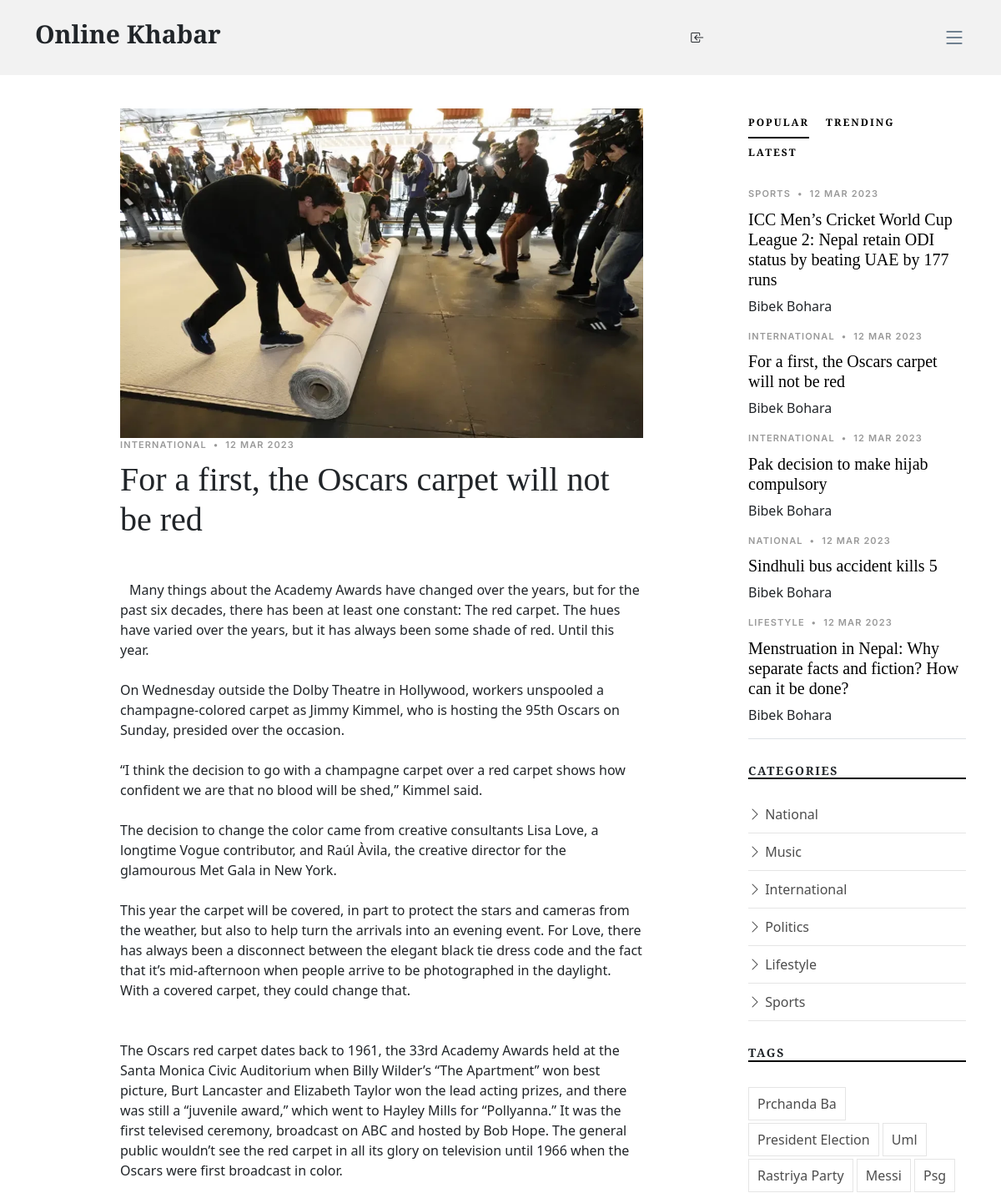
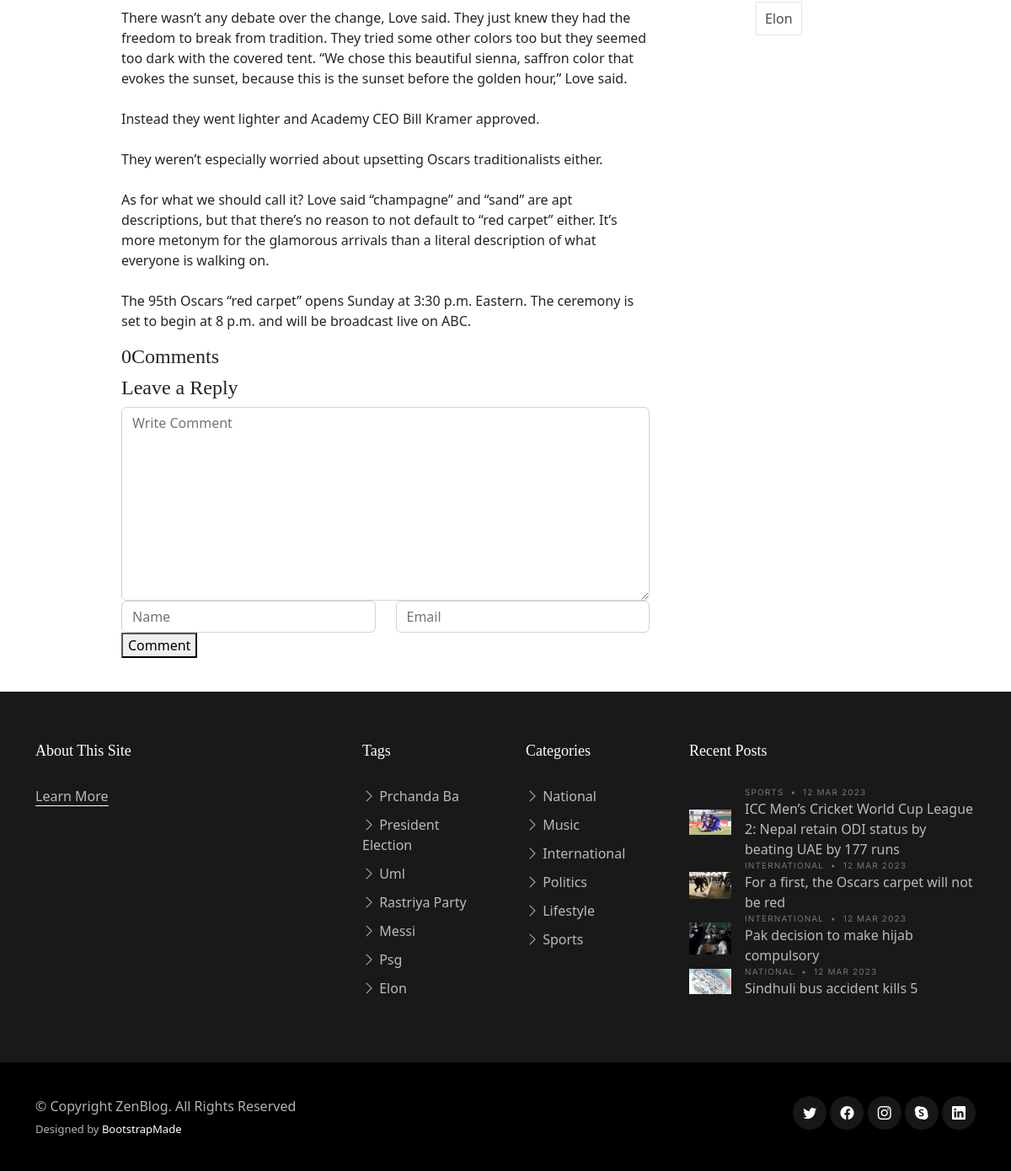
Page /post-detail/19/ on the earlier database version (2 pictures, top to bottom).
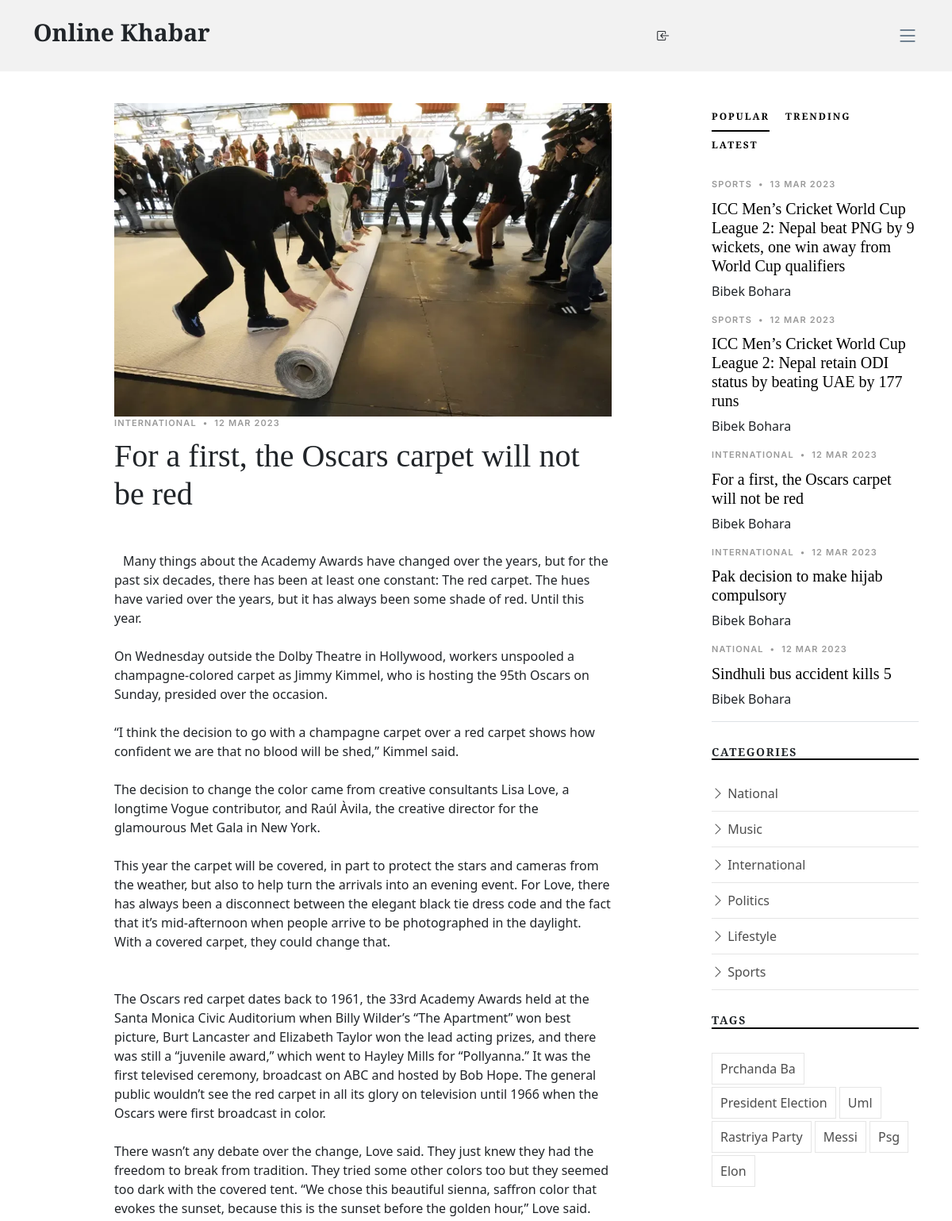
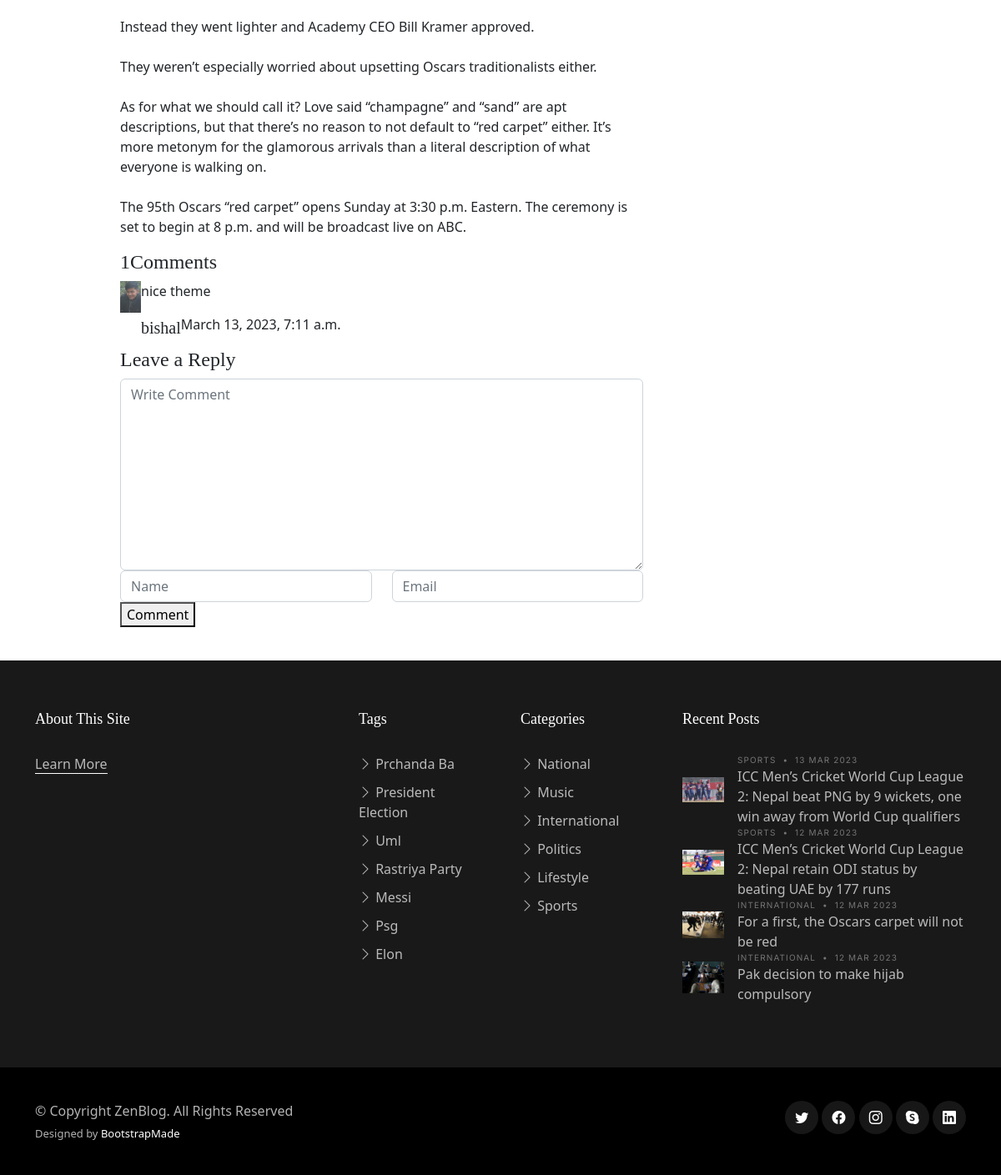
Same page on the later database version (2 pictures, top to bottom).
### newspaper_blog/models.py (models this page shows, shortened)
class TimeStampModel(models.Model):
    created_at =models.DateTimeField(auto_now_add=True)
    updated_at=models.DateTimeField(auto_now=True)
    class  Meta:
        abstract = True

class Post(TimeStampModel):
    STATUS_CHOICES =[
        ("active", "Active"),
        ("in_active","Inactive"),
    ]
    title =models.CharField(max_length=250)
    content = models.TextField()
    featured_image = models.ImageField(upload_to="post_images/%Y/%m/%d", blank=False)
    author = models.ForeignKey("auth.User", on_delete=models.CASCADE)
    published_at = models.DateTimeField(null=True, blank=True)
    status = models.CharField(max_length=20, choices=STATUS_CHOICES, default=0)
    category = models.ForeignKey(Category, on_delete=models.CASCADE)
    tag = models.ManyToManyField(Tag)
    views_count=models.PositiveBigIntegerField(default=0)
    @property
    def latest_comments(self):
        comments = Comment.objects.filter(post=self).order_by("-created_at")
        return comments

class Category(TimeStampModel):
    name = models.CharField(max_length=20)

class Tag(TimeStampModel):
    name = models.CharField(max_length=20)

class Comment(TimeStampModel):
    post = models.ForeignKey(Post, on_delete=models.CASCADE)
    comment = models.TextField()
    name = models.CharField(max_length=20)
    email = models.EmailField()

### newspaper_blog/views.py (the view)
class PostDetailView(DetailView):
    model = Post
    template_name ="zennews/detail.html"
    context_object_name="post"
    def get_context_data(self,*args,**kwargs):
        context = super().get_context_data(*args, **kwargs)
        obj = self.get_object()
        context["trending_posts"]=(
            Post.objects.filter(status="active", published_at__isnull=False)
            .order_by("-views_count")[:5]
    )
        context["latest_posts"]=Post.objects.filter(status="active", published_at__isnull=False).order_by("-published_at")[:5]
        context["popular_posts"]=Post.objects.filter(status="active", published_at__isnull=False).order_by("-tag")[:5]
        context["footer_categories"]=Category.objects.all()[:6]
        context["recent_posts"]=Post.objects.filter(status="active", published_at__isnull=False).order_by("-published_at")[:4]
        return context

### newspaper_blog/navigation.py (called while the page is built)
def navigation(request):
    categories = Category.objects.all()
    tags = Tag.objects.all()[:7]
    top_categories = (
        Post.objects.values("category__pk", "category__name")
        .annotate(
            pk=F("category__pk"), name=F("category__name"),max_views=Sum("views_count")
        )
        .order_by("-max_views")
        .values("pk","name","max_views")
    )
    return{
        "categories":categories,
        "tags":tags,
        "top_categories":top_categories,
    }

### templates/zennews/detail.html
{% extends 'zennews/base.html' %}
{% block content %}
<main id="main">
    <section class="single-post-content">
      <div class="container">
        <div class="row">
          <div class="col-md-9 post-content" data-aos="fade-up">
{% include "zennews/detail/right/single_post_content.html" %}
{% include "zennews/detail/right/comments.html" %}
{% include "zennews/detail/right/comment_form.html" %}
          </div>
          <div class="col-md-3">
{% include "zennews/detail/left/sidebar.html" %}
{% include "zennews/detail/left/category.html" %}
{% include "zennews/detail/left/tag.html" %}
          </div>
        </div>
      </div>
    </section>
  </main>
{% endblock content %}

### templates/zennews/detail/right/single_post_content.html
            <div class="single-post">
              <img src="{{post.featured_image.url}}" alt="{{post.title}}" class="img-fluid" width="800px">
                <div class="post-meta"><span class="date">{{post.category.name}}</span> <span class="mx-1">&bullet;</span> <span>{{post.published_at|date:"j M Y"}}<span></div>
                <h1 class="mb-5">{{post.title}}</h1>
                <p><span class="firstcharacter"></span>{{post.content|linebreaksbr}}</p>
              </div>

### templates/zennews/detail/right/comments.html
{% load static %}
<div class="comments-area">
    <h4>{{ post.comment_set.count }}Comments</h4>
   {% for comment in post.latest_comments.all %}
    <div class="comment-list">
       <div class="single-comment justify-content-between d-flex">
          <div class="user justify-content-between d-flex">
             <div class="thumb">
                <img src="{% static "assets/img/photos.jpg" %}" alt="{{ comment.email }}" width="25px">
             </div>
             <div class="desc">
                <p class="comment">{{ comment.comment}}
                </p>
                <div class="d-flex justify-content-between">
                   <div class="d-flex align-items-center">
                      <h5>
                         <a href="#">{{ comment.name }}</a>
                      </h5>
                      <p class="date">{{ comment.created_at }}</p>
                   </div>
                </div>
             </div>
          </div>
       </div>
    </div>
   {% endfor %}
 </div>

### templates/zennews/detail/left/sidebar.html (shortened to what this page needs)
<div class="aside-block">
    <ul class="nav nav-pills custom-tab-nav mb-4" id="pills-tab" role="tablist">
      <li class="nav-item" role="presentation">
        <button class="nav-link active" id="pills-popular-tab" data-bs-toggle="pill" data-bs-target="#pills-popular" type="button" role="tab" aria-controls="pills-popular" aria-selected="true">Popular</button>
      </li>
      <li class="nav-item" role="presentation">
        <button class="nav-link" id="pills-trending-tab" data-bs-toggle="pill" data-bs-target="#pills-trending" type="button" role="tab" aria-controls="pills-trending" aria-selected="false">Trending</button>
      </li>
      <li class="nav-item" role="presentation">
        <button class="nav-link" id="pills-latest-tab" data-bs-toggle="pill" data-bs-target="#pills-latest" type="button" role="tab" aria-controls="pills-latest" aria-selected="false">Latest</button>
      </li>
    </ul>
    <div class="tab-content" id="pills-tabContent">
      <div class="tab-pane fade show active" id="pills-popular" role="tabpanel" aria-labelledby="pills-popular-tab">
        <div class="post-entry-1 border-bottom">
          {% for popular_post in popular_posts %}
          <div class="post-meta"><span class="date">{{popular_post.category.name}}</span> <span class="mx-1">&bullet;</span> <span>{{popular_post.published_at|date:"j M Y"}}</span></div>
          <h2 class="mb-2"><a href="{% url 'post-detail' popular_post.pk %}">{{popular_post.title}}</a></h2>
          <span class="author mb-3 d-block">{{popular_post.author.get_full_name}}</span>
          {% endfor %}
        </div>
      </div>
    </div>
  </div>

### templates/zennews/detail/left/category.html
<div class="aside-block">
    <h3 class="aside-title">Categories</h3>
    <ul class="aside-links list-unstyled">
      {% for category in categories %}
      <li><a href="{% url 'post-by-category' category.pk %}"><i class="bi bi-chevron-right"></i> {{category.name|title}}</a></li>
      {% endfor %}
    </ul>
  </div>

### templates/zennews/detail/left/tag.html
<div class="aside-block">
    <h3 class="aside-title">Tags</h3>
    <ul class="aside-tags list-unstyled">
      {% for tag  in tags %}
      <li><a href="{% url 'post-by-tag' tag.pk %}">{{tag.name|title}}</a></li>
      {% endfor %}
    </ul>
  </div>

### templates/zennews/footer/footer.html (shortened to what this page needs)
  <footer id="footer" class="footer">
    <div class="footer-content">
      <div class="container">
        <div class="row g-5">
          <div class="col-lg-4">
            <h3 class="footer-heading">About This Site</h3>
            <p><a href="{% url 'about' %}" class="footer-link-more">Learn More</a></p>
          </div>
          <div class="col-6 col-lg-2">
            <h3 class="footer-heading">Tags</h3>
            <ul class="footer-links list-unstyled">
              {% for tag  in tags %}
              <li><a href="category.html"><i class="bi bi-chevron-right"></i> {{tag.name|title}}</a></li>
              {% endfor %}
            </ul>
          </div>
          <div class="col-6 col-lg-2">
            <h3 class="footer-heading">Categories</h3>
            <ul class="footer-links list-unstyled">
              {% for footer_category in footer_categories %}
              <li><a href="{% url 'post-by-category' footer_category.pk %}"><i class="bi bi-chevron-right"></i> {{footer_category.name|title}}</a></li>
              {% endfor %}
            </ul>
          </div>
          <div class="col-lg-4">
            <h3 class="footer-heading">Recent Posts</h3>
            <ul class="footer-links footer-blog-entry list-unstyled">
              <li>
              {% for recent_post in recent_posts %}
              <a href="{% url 'post-detail' recent_post.pk%}" class="d-flex align-items-center">
                <img src="{{recent_post.featured_image.url}}" alt="{{recent_post.title}}" class="img-fluid me-3" width="300px">
                <div>
                  <div class="post-meta d-block"><span class="date">{{recent_post.category.name}}</span> <span class="mx-1">&bullet;</span> <span>{{recent_post.published_at|date:"j M Y"}}</span></div>
                  <span>{{recent_post.title}}</span>
                </div>
              </a>
              {% endfor %}
              </li>
            </ul>
          </div>
        </div>
      </div>
    </div>
    <div class="footer-legal">
      <div class="container">
        <div class="row justify-content-between">
          <div class="col-md-6 text-center text-md-start mb-3 mb-md-0">
            <div class="copyright">
              © Copyright <strong><span>ZenBlog</span></strong>. All Rights Reserved
            </div>
            <div class="credits">
              Designed by <a href="https://bootstrapmade.com/">BootstrapMade</a>
            </div>
          </div>
          <div class="col-md-6">
            <div class="social-links mb-3 mb-lg-0 text-center text-md-end">
              <a href="#" class="twitter"><i class="bi bi-twitter"></i></a>
              <a href="#" class="facebook"><i class="bi bi-facebook"></i></a>
              <a href="#" class="instagram"><i class="bi bi-instagram"></i></a>
              <a href="#" class="google-plus"><i class="bi bi-skype"></i></a>
              <a href="#" class="linkedin"><i class="bi bi-linkedin"></i></a>
            </div>
          </div>
        </div>
      </div>
    </div>
  </footer>

Differences in the rows shown:
no longer on this page (row unchanged): Post: category.name "LIFESTYLE", published_at "12 MAR 2023", title "Menstruation in Nepal: Why separate facts and fiction? How can it be done?", author.get_full_name "Bibek Bohara", shown under "Leave a Reply"
no longer on one of the page's lists (row unchanged): Post: category.name "NATIONAL", published_at "12 MAR 2023", title "Sindhuli bus accident kills 5"
computed for Post "For a first, the Oscars carpet will not be red": comment_set.count "0" → "1"
added Comment: comment "nice theme", name "bishal", created_at "March 13, 2023, 7:11 a.m."
added Post: category.name "SPORTS", published_at "13 MAR 2023", title "ICC Men’s Cricket World Cup League 2: Nepal beat PNG by 9 wickets, one win away from World Cup qualifiers", author.get_full_name "Bibek Bohara", featured_image (picture)
